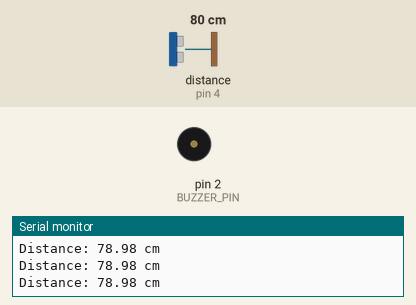
The sketch below on a simulated Arduino Uno, built with avr-gcc and run on an emulated ATmega328P. Shown: buzzer (waves = sounding), the last lines printed to the serial monitor. Wiring (inferred from the names in the program): ultrasonic range finder: trigger pin 3; echo pin 4. The inputs (shaded band) are chosen by the test bench; at power-on: distance to the obstacle (sensor on pin 4) 80 cm. The echo pulse lasts 58.3 µs per cm.

Above: at 1.2 s.
1.3 s: distance to the obstacle (sensor on pin 4) set to 28 cm
2.8 s: distance to the obstacle (sensor on pin 4) set to 24 cm
At 3.5 s:
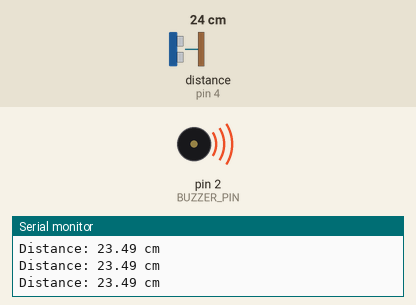
7.3 s: distance to the obstacle (sensor on pin 4) set to 250 cm
At 7.7 s:
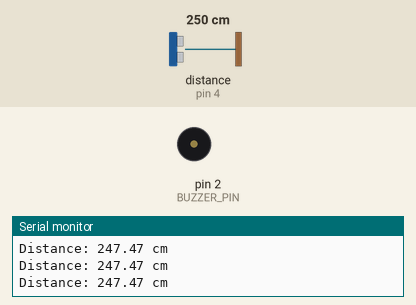
Timing chart, 0 to 10.3 s (numbered marks = the images above; inputs shaded):
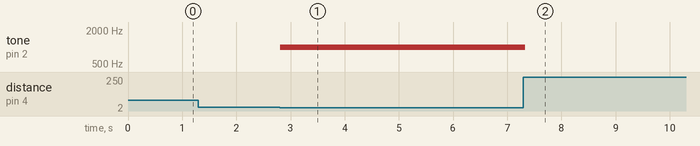

The sketch:

invisibletripwire.ino
```cpp
#define TRIG_PIN 3
#define ECHO_PIN 4
#define BUZZER_PIN 2

long duration;
float distance;

void setup() {
  pinMode(TRIG_PIN, OUTPUT);
  pinMode(ECHO_PIN, INPUT);
  pinMode(BUZZER_PIN, OUTPUT);
  Serial.begin(9600);
}

void loop() {
  digitalWrite(TRIG_PIN, LOW);
  delayMicroseconds(2);

  digitalWrite(TRIG_PIN, HIGH);
  delayMicroseconds(10);
  digitalWrite(TRIG_PIN, LOW);

  duration = pulseIn(ECHO_PIN, HIGH);
  distance = duration * 0.034 / 2;

  Serial.print("Distance: ");
  Serial.print(distance);
  Serial.println(" cm");

  if (distance > 0 && distance <= 25) {
    tone(BUZZER_PIN, 1000);
  } else {
    noTone(BUZZER_PIN);
  }

  delay(100);
}
```

Measured:
- the behaviour switches between 26 and 25 cm on distance to the obstacle (sensor on pin 4) (found by bisection; images 0 and 1)
- after the input at 2.8 s, tone on pin 2 (BUZZER_PIN): silent → 1000 Hz at once
- after the input at 7.3 s, tone on pin 2 (BUZZER_PIN): 1000 Hz → silent at once
